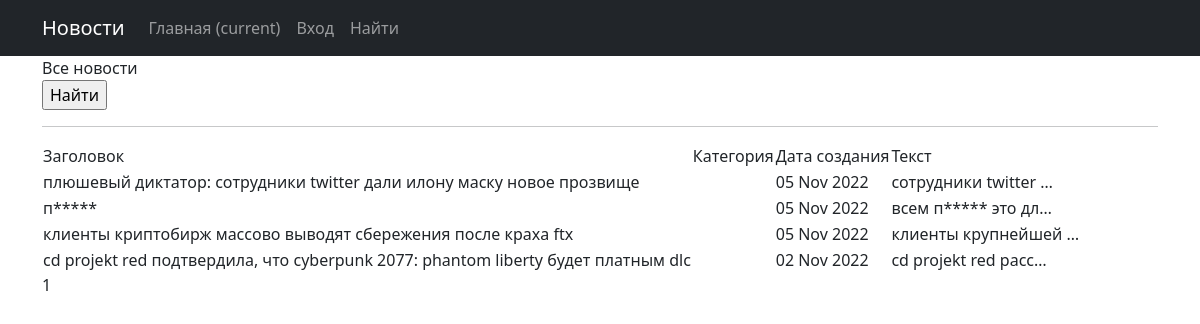
The page /news/test/ on the database as committed earlier.
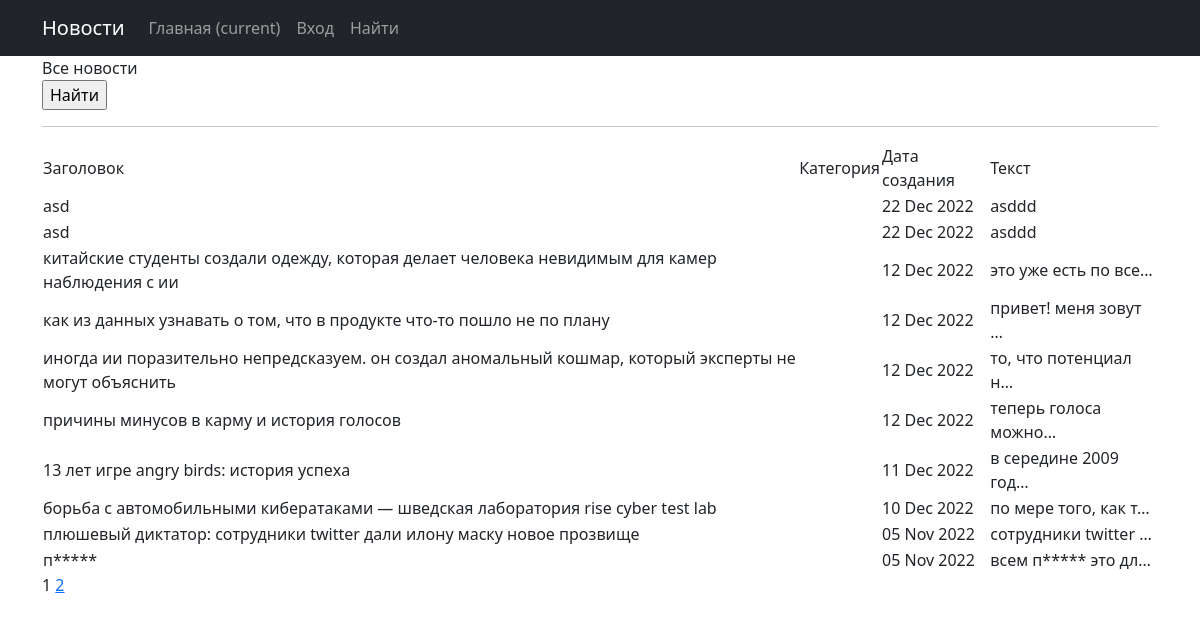
The same page on the database as committed later.
### news/models.py (models this page shows, shortened)
class Post(models.Model):
    author = models.ForeignKey(Author, on_delete=models.CASCADE)
    NEWS = 'NW'
    ARTICLE = 'AR'
    CATEGORY_CHICES = [
        (NEWS, 'Новость'),
        (ARTICLE, 'Статья'),
    ]
    categoryType = models.CharField(max_length=2,
                                    choices=CATEGORY_CHICES,
                                    default=ARTICLE)
    time_in = models.DateTimeField(auto_now_add=True)
    PostCategory = models.ManyToManyField(Category, related_name='news', through='PostCategory')
    heading = models.CharField(max_length=128)
    text = models.TextField()
    reting_news = models.SmallIntegerField(default=0)

### news/views.py (the view)
# urls.py: path('test/', TestList.as_view(), name='test')
class TestList(ListView):
    model = Post  # Модель обьекта для вывода
    ordering = '-time_in'  # Поле, которое будет использоваться для сортировки объектов
    template_name = "test.html"  # Имя шаблона с инструкциями показа объекта пользователю
    context_object_name = 'post'  # Имя списка с объектами
    paginate_by = 10

### news/templatetags/custom_filters.py (called while the page is built)
@register.filter()
def censor(value):
    text_split = value.lower().split()
    iter = -1
    for x in text_split:
        x = x.replace('.','').replace(',','')
        iter += 1
        if x in bad_word:
            for_len_x = (len(x) - 1) * '*'
            x = x.replace(x[1:], for_len_x)
            text_split[iter] = x
    return f'{" ".join(text_split)}'

### templates/test.html (shortened to what this page needs)
{% extends 'flatpages/default.html' %}
{% load custom_filters %}
{% block content %}
   <h1>Все новости</h1>
   <form action="" method="get">
       <input type="submit" value="Найти" />
   </form>
   <hr>
    {% if post %}
       <table>
           <tr>
               <td>Заголовок</td>
               <td> Категория </td>
               <td>Дата создания</td>
               <td>Текст</td>
           </tr>
           {% for new in post %}
           <tr>
               <td>{{ new.heading|censor }}</td>
               <td>
               </td>
               <td>{{ new.time_in|date:'d M Y' }}</td>
               <td>{{ new.text|truncatechars:20|censor }}</td>
               <td>
                </td>
           </tr>
           {% endfor %}
       </table>
   {% else %}
       <h2>Новостей нет!</h2>
{% endif %}
   {{ page_obj.number }}
   {% if page_obj.has_next %}
       <a href="?page={{ page_obj.next_page_number }}">{{ page_obj.next_page_number }}</a>
   {% endif %}
{% endblock content %}

Rows that differ between the two databases and show on the page:
no longer on this page (row unchanged): Post: heading|censor "клиенты криптобирж массово выводят сбережения после краха ftx", time_in "05 Nov 2022", text|censor "клиенты крупнейшей …"
no longer on this page (row unchanged): Post: heading|censor "cd projekt red подтвердила, что cyberpunk 2077: phantom liberty будет платным dlc", time_in "02 Nov 2022", text|censor "cd projekt red расс…"
added Post: heading|censor "asd", time_in "22 Dec 2022", text|censor "asddd"
added Post: heading|censor "asd", time_in "22 Dec 2022", text|censor "asddd"
added Post: heading|censor "китайские студенты создали одежду, которая делает человека невидимым для камер наблюдения с ии", time_in "12 Dec 2022", text|censor "это уже есть по все…"
added Post: heading|censor "как из данных узнавать о том, что в продукте что-то пошло не по плану", time_in "12 Dec 2022", text|censor "привет! меня зовут …"
added Post: heading|censor "иногда ии поразительно непредсказуем. он создал аномальный кошмар, который эксперты не могут объяснить", time_in "12 Dec 2022", text|censor "то, что потенциал н…"
added Post: heading|censor "причины минусов в карму и история голосов", time_in "12 Dec 2022", text|censor "теперь голоса можно…"
added Post: heading|censor "13 лет игре angry birds: история успеха", time_in "11 Dec 2022", text|censor "в середине 2009 год…"
added Post: heading|censor "борьба с автомобильными кибератаками — шведская лаборатория rise cyber test lab", time_in "10 Dec 2022", text|censor "по мере того, как т…"
Other text that changed with them:
{{ page_obj.next_page_number }}: (not shown) → "2"
